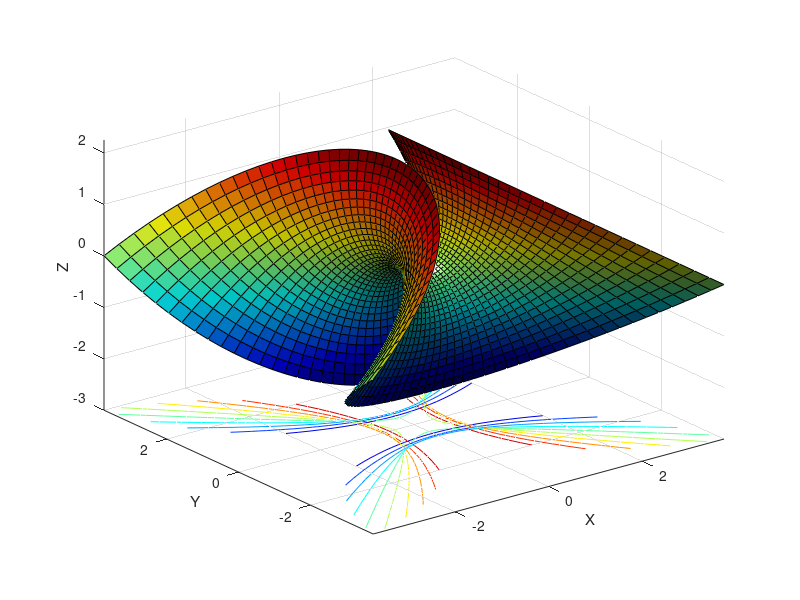
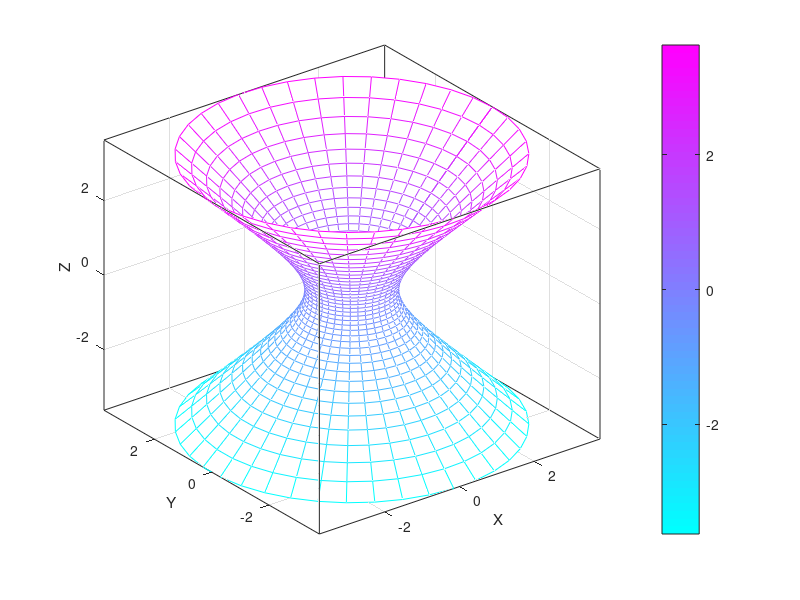
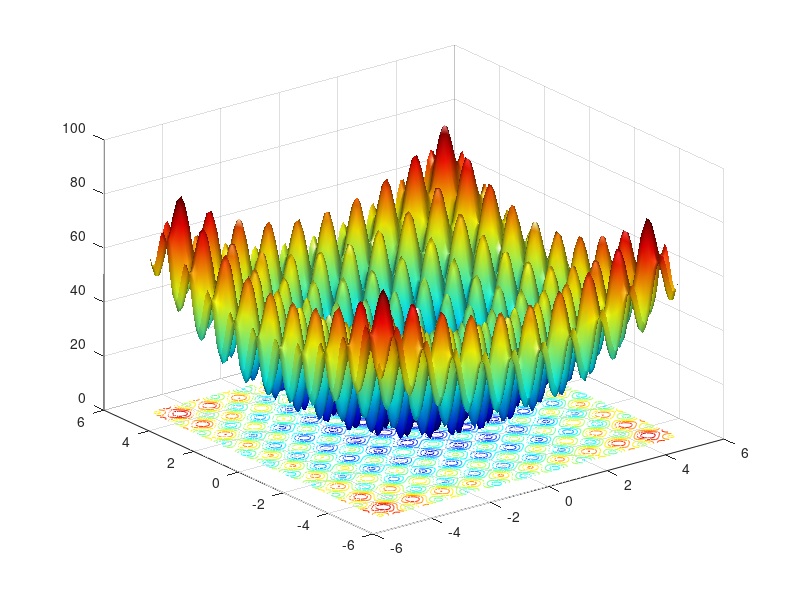

These figures' MATLAB source, in order:
%% Problem 1
figure(1)
u = linspace(-1.5,1.5,50);
v = u;
[u, v] = meshgrid(u,v);
x = u.*(1-((u.*u)./3)+(v.*v));
y = -v.*(1-((v.*v)./3)+(u.*u));
z = ((u.*u)-(v.*v));
surfc(x,y,z)
camlight left
colormap(jet)
axis tight
xlabel('X')
ylabel('Y')
zlabel('Z')

%% Problem 2
figure(2)
a = 1; b = 1; c = 1;
u = linspace(-2, 2, 40);
v = linspace(0, 2*pi, 40);
[v, u] = meshgrid(u, v);
x = a.*cosh(v).*cos(u);
y = b.*cosh(v).*sin(u);
z = c.*sinh(v);

mesh(x, y, z)
 
% select color scheme
colormap('cool')
 
% Display the colorbar tick marks and tick labels on the side of a colorbar
colorbar('AxisLocation','in')
 
axis tight
xlabel('X')
ylabel('Y')
zlabel('Z')
set(gca,'BoxStyle','full','Box','on')

%% Problem 3
figure(3)
x = linspace(-5.12,5.12,100);
y = linspace(-5.12,5.12,100);
[X, Y] = meshgrid(x, y);
Z = 20 + (X.^2 - 10.*cos(2.*pi.*X)) + (Y.^2 - 10.*cos(2.*pi.*Y));
surfc(X,Y,Z,'FaceColor','interp',...
    'EdgeColor','none',...
    'FaceLighting','gouraud')
 
colormap('jet')
camlight('headlight')